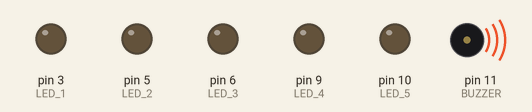
The sketch below on a simulated Arduino Uno, built with avr-gcc and run on an emulated ATmega328P. Parts: output pins drawn as LEDs (lit = HIGH), buzzer (waves = sounding).

Above: at 0.4 s.
At 1.55 s:
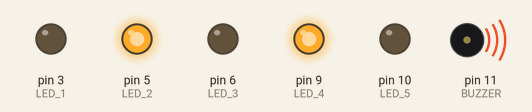
At 2.85 s:
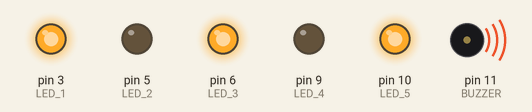
Timing chart, 0 to 3.1 s (numbered marks = the images above):
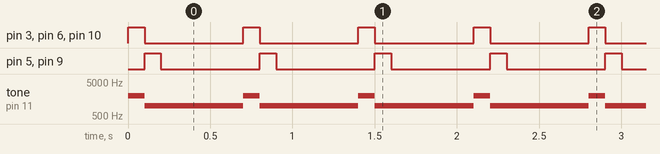

The sketch:

zumbador_leds.ino
```cpp
#include <EasyBuzzer.h>
#define LED_1 3
#define LED_2 5
#define LED_3 6
#define LED_4 9
#define LED_5 10
#define BUZZER 11

void setup() {
  pinMode(LED_1, OUTPUT);
  pinMode(LED_2, OUTPUT);
  pinMode(LED_3, OUTPUT);
  pinMode(LED_4, OUTPUT);
  pinMode(LED_5, OUTPUT);
  pinMode(BUZZER, OUTPUT);
  EasyBuzzer.setPin(BUZZER);
}

void loop() {
  EasyBuzzer.update();
  EasyBuzzer.beep(2000);
  digitalWrite(LED_1, HIGH);
  digitalWrite(LED_2, LOW);
  digitalWrite(LED_3, HIGH);
  digitalWrite(LED_4, LOW);
  digitalWrite(LED_5, HIGH);
  delay(100);
  EasyBuzzer.beep(1000);
  digitalWrite(LED_1, LOW);
  digitalWrite(LED_2, HIGH);
  digitalWrite(LED_3, LOW);
  digitalWrite(LED_4, HIGH);
  digitalWrite(LED_5, LOW);
  delay(100);
  digitalWrite(LED_1, LOW);
  digitalWrite(LED_2, LOW);
  digitalWrite(LED_3, LOW);
  digitalWrite(LED_4, LOW);
  digitalWrite(LED_5, LOW);
  delay(500);
}
```

Measured:
- by itself, pin 3 (LED_1), pin 5 (LED_2), pin 6 (LED_3), pin 9 (LED_4), pin 10 (LED_5): alternates HIGH for 0.10 s and LOW for 0.60 s
- by itself, tone on pin 11 (BUZZER): alternates 2000 Hz for 0.10 s and 1000 Hz for 0.60 s
